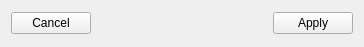
<ui version="4.0" stdsetdef="1" >
  <author></author>
  <comment></comment>
  <exportmacro></exportmacro>
  <class>PartEditButtons</class>
  <widget class="QWidget" name="PartEditButtons" >
    <property name="geometry" >
      <rect>
        <x>0</x>
        <y>0</y>
        <width>364</width>
        <height>47</height>
      </rect>
    </property>
    <property name="sizePolicy" >
      <sizepolicy>
        <hsizetype>5</hsizetype>
        <vsizetype>5</vsizetype>
        <horstretch>0</horstretch>
        <verstretch>0</verstretch>
      </sizepolicy>
    </property>
    <property name="windowTitle" >
      <string>Form1</string>
    </property>
    <layout class="QGridLayout" >
      <item row="0" column="0" >
        <layout class="QHBoxLayout" >
          <item>
            <widget class="QPushButton" name="cancelButton" >
              <property name="text" >
                <string>Cancel</string>
              </property>
            </widget>
          </item>
          <item>
            <spacer name="spacer5" >
              <property name="sizeHint" >
                <size>
                  <width>230</width>
                  <height>20</height>
                </size>
              </property>
              <property name="sizeType" >
                <enum>QSizePolicy::Expanding</enum>
              </property>
              <property name="orientation" >
                <enum>Qt::Horizontal</enum>
              </property>
            </spacer>
          </item>
          <item>
            <widget class="QPushButton" name="applyButton" >
              <property name="text" >
                <string>Apply</string>
              </property>
            </widget>
          </item>
        </layout>
      </item>
    </layout>
  </widget>
  <layoutdefault spacing="6" margin="11" />
  <pixmapfunction>qPixmapFromMimeSource</pixmapfunction>
</ui>
